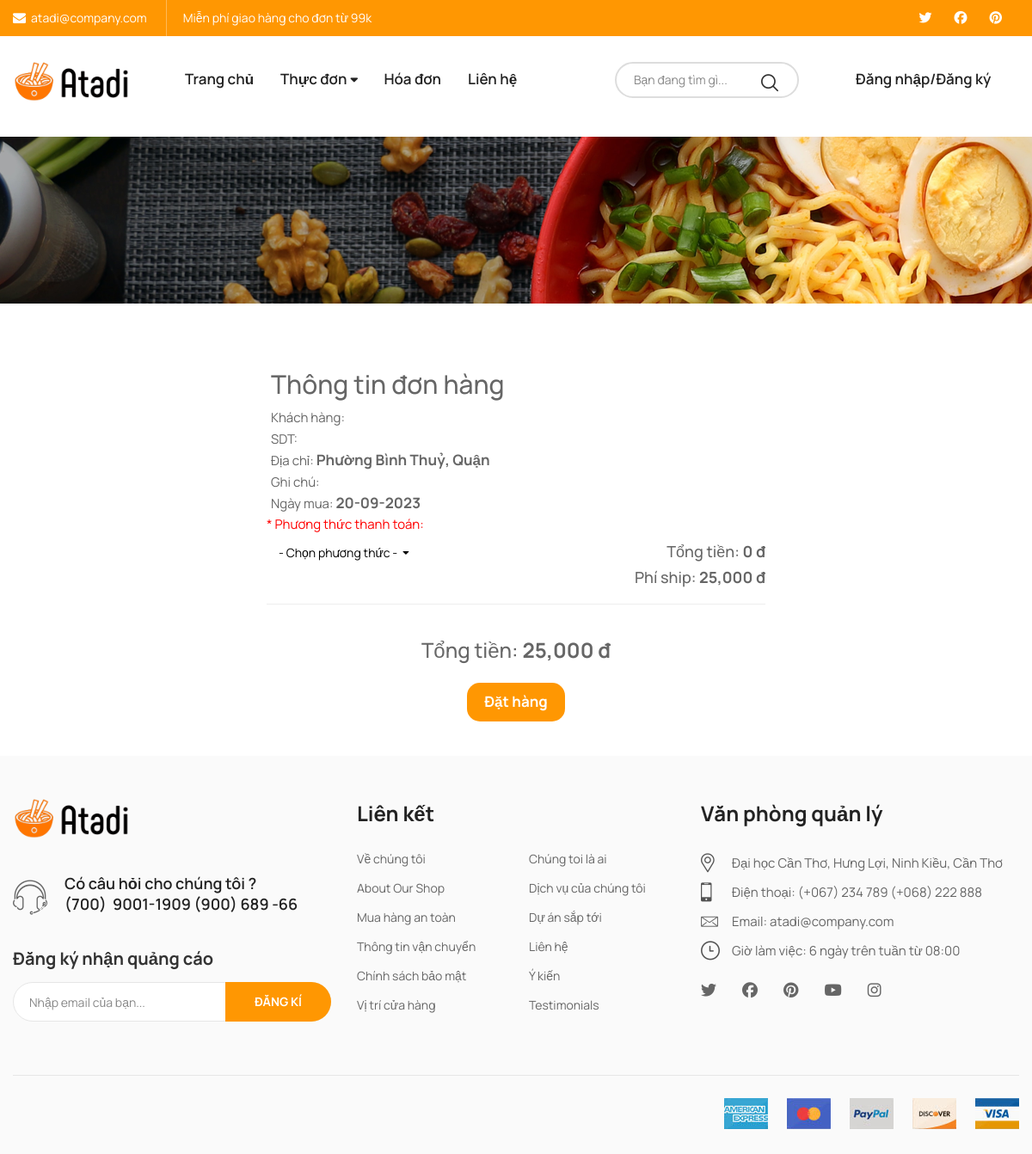
Screenshot of /thongtindonhang.php?phuong=BT1 with the database file from the repository.
### tables this page shows
CREATE TABLE `khuvuc` (
  `MAKHUVUC` varchar(20) NOT NULL,
  `TENKHUVUC` varchar(100) DEFAULT NULL,
  `PHIGIAO` int NOT NULL
);

### thongtindonhang.php (the view, shortened to what this page needs)
<!DOCTYPE html>
<html class="no-js" lang="en">
<?php
include "head.php";
include "connect.php"
?>
<body class="biolife-body">
    <?php
    include "header.php"
    ?>
    <div class="hero-section hero-background">
    </div>
    <div class="page-contain login-page">
        <div id="main-content" class="main-content">
            <div class="container">
                <form action="dathang.php" method="get">
                    <div class="row">
                        <div class="col-lg-3 col-md-3 col-sm-3 col-xs-12"></div>
                        <div class="col-lg-6 col-md-6 col-sm-6 col-xs-12">
                            <?php
                                $query = "SELECT * FROM khuvuc where MAKHUVUC = '{$_GET['phuong']}'";
                                $result = $conn->query($query);
                                $row = $result->fetch_assoc();
                                ?>
                            <div class="signin-container">
                                <h2>Thông tin đơn hàng</h2>
                                Khách hàng: <br>
                                SDT: <br>
                                Địa chỉ: <span
                                    style="font-size: 17px; font-weight: bold;"><?php echo $row['TENKHUVUC'].', Quận '.$_GET['quan']?></span><br>
                                Ghi chú: <br>
                                Ngày mua: <span
                                    style="font-size: 17px; font-weight: bold;"><?php echo date('d-m-Y') ?></span><br>
                                <div class="row" style="padding: 0 10px">
                                    <div class="col-6">
                                        <span style="color: red;">
                                            * Phương thức thanh toán:
                                        </span>
                                        <br>
                                    </div>
                                    <div class="col-6">
                                        <div style="text-align: right;">
                                            <h4>Tổng tiền: <span
                                                    style="font-weight: bold;"><?php echo number_format($tongtien) ?> đ</span>
                                            </h4>
                                            <h4>Phí ship: <span
                                                    style="font-weight: bold;"><?php echo number_format($row['PHIGIAO']) ?>
                                                    đ</span></h4>
                                            <hr>
                                        </div>
                                    </div>
                                </div>
                                <div class="row" style="padding-bottom: 40px;">
                                    <div style="text-align: center;" class="col-12">
                                        <h3>Tổng tiền: <span
                                                style="font-weight: bold;"><?php echo number_format($tongtien+$row['PHIGIAO']) ?>
                                                đ</span></h3>
                                        <button class="dathang"
                                            style="margin-top: 15px; padding: 10px 20px; background-color: #ff9702; color: white; border:none; border-radius: 15px;"
                                            type="submit"><span style="font-size: 17px; font-weight: bold;">Đặt
                                                hàng</span></button>
                                    </div>
                                </div>
                            </div>
                        </div>
                        <div class="col-lg-3 col-md-3 col-sm-3 col-xs-12"></div>
                    </div>
                </form>
            </div>
        </div>
    </div>
    <?php
    include"footer.php"
    ?>
</body>
</html>

### rows the page displays
khuvuc: TENKHUVUC "Phường Bình Thuỷ", PHIGIAO "25,000", $tongtien+$row['PHIGIAO'] "25,000"

### other values shown
$tongtien "0"
